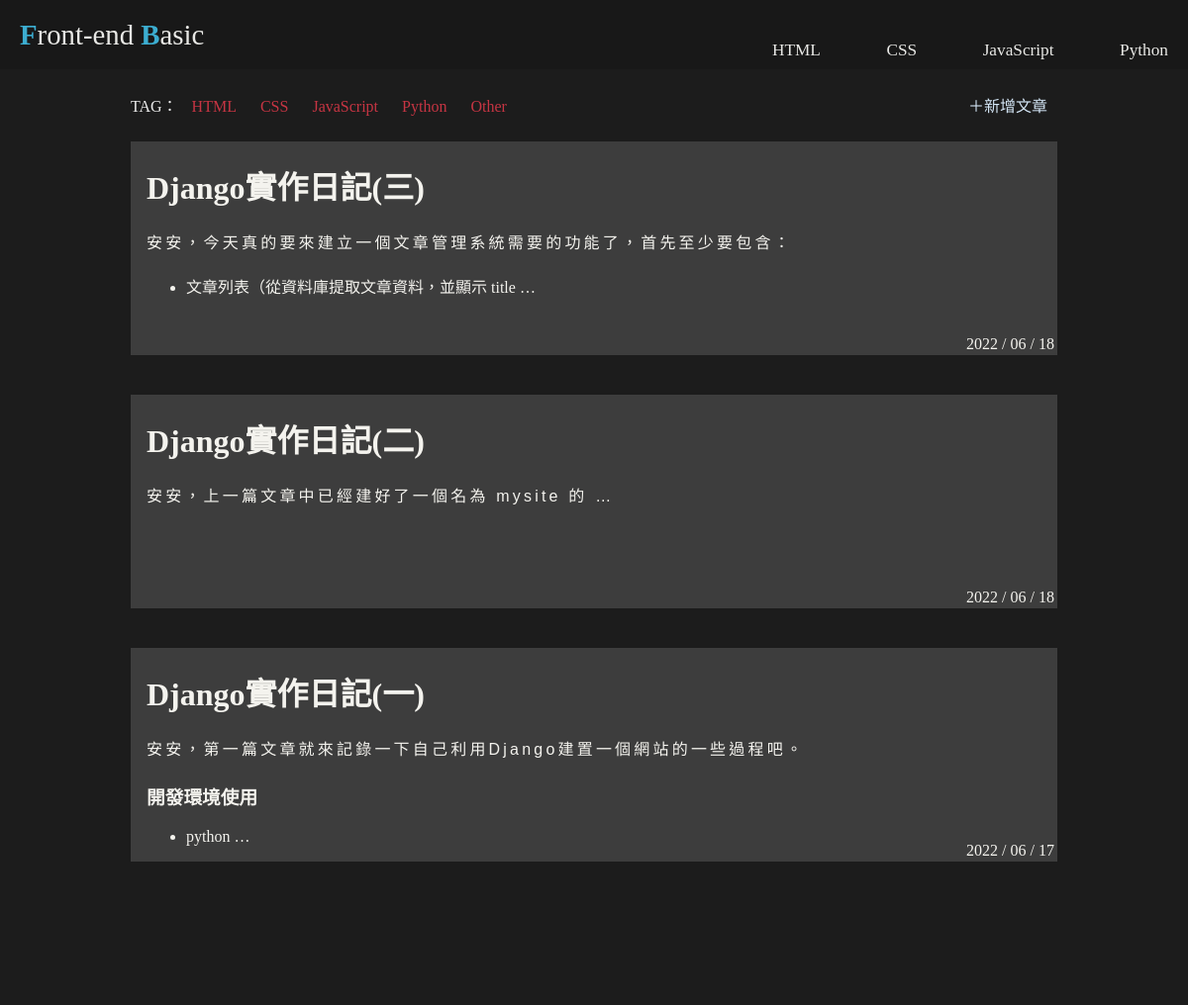
The app's page /blog/Forum/ with its own data.
### trips/models.py (models this page shows, shortened)
class Post(models.Model):
    title = models.CharField(max_length=100)
    content = RichTextField()
    created_at = models.DateTimeField(auto_now_add=True)

### trips/views.py (the view)
# urls.py: path('blog/Forum/', wyBlog_Forum),
def wyBlog_Forum(request):
    post_list = Post.objects.all().order_by('-created_at')[:10]
    vars = {
        'post_list': post_list,
    }
    return render(request, 'Forum.html', vars)

### templates/Forum.html (shortened to what this page needs)
<!DOCTYPE html>
{% load static %}
<html lang='zh_TW'>
<head>
    <link rel="stylesheet" href="{% static 'blog/Forum.css' %}">
</head>
<body>
    <div class="Header">
        <a href="http://127.0.0.1:8000/blog/"><b>F</b>ront-end <b>B</b>asic</a>
        <ul class="Header-sections">
            <li class="Header-section HTML"><a href="../HTML/">HTML</a></li>
            <li class="Header-section CSS"><a href="../CSS/">CSS</a></li>
            <li class="Header-section JavaScript"><a href="../JavaScript/">JavaScript</a></li>
            <li class="Header-section Python"><a href="#Python">Python</a></li>
        </ul>
    </div>
    <div class="Container">
        <div class="Content">
            <div class="ContentNav">TAG：
                <a href="" class="tag">HTML</a>
                <a href="" class="tag">CSS</a>
                <a href="" class="tag">JavaScript</a>
                <a href="" class="tag">Python</a>
                <a href="" class="tag">Other</a>
                <a href="newArticle/" id="newArticle" >＋新增文章</a>
            </div><br><br>
            {% for post in post_list %}
            <div class="Article">
                <h1>{{ post.title }}</h1>
                {{ post.content|safe|truncatewords_html:3 }}
                <span class="ReadMore">{{ post.created_at|date:"Y / m / d" }}</span>
                <a href="{{ post.id }}"><div class="post_linkbox"></div></a>
            </div>
            {% endfor %}
        </div>
    </div>
</body>
</html>

### templates/static/blog/Forum.css (style rules this page uses)
* { scrollbar-width: none; -ms-overflow-style: none; }
body { background-color: rgb(28, 28, 28); }
.Header { height: 70px; color:antiquewhite; background-color: rgb(24, 24, 24); padding-left: 20px; padding-right: 20px; position: fixed; top:0px; left:0px; right:0px; display: flex; flex-direction: row; justify-content: space-between; }
.Header a { line-height: 70px; font-size: 1.8em; color:rgb(232, 232, 229); text-decoration: none; }
.Header b { color:rgb(60, 173, 208); }
.Header-sections { width: 400px; height: 50px; display: flex; flex-direction: row; justify-content: space-between; }
.Header-sections li { display: inline; font-size: 0.6em; float: left; }
.Header-sections .HTML { background-image: linear-gradient(#3fb9e2, #3fb9e2); background-position: center bottom; background-size: 0 2.5px; background-repeat: no-repeat; transition: background-size 0.15s linear; }
.Header-sections .CSS { background-image: linear-gradient(#e17033, #e17033); background-position: center bottom; background-size: 0 2.5px; background-repeat: no-repeat; transition: background-size 0.15s linear; }
.Header-sections .JavaScript { background-image: linear-gradient(#bf3f9b, #bf3f9b); background-position: center bottom; background-size: 0 2.5px; background-repeat: no-repeat; transition: background-size 0.15s linear; }
.Header-sections .Python { background-image: linear-gradient(#debc3e, #debc3e); background-position: center bottom; background-size: 0 2.5px; background-repeat: no-repeat; transition: background-size 0.15s linear; }
.Container { width: 100%; height: 90%; min-width: 1200px; margin:0px; padding:0px; position:fixed; top:70px; left:0px; bottom: 0px; overflow: scroll; overflow-x: scroll; color:antiquewhite; }
.Content { width: 78%; min-width: 700px; height: 100%; margin:0px auto; padding:20px; color:rgb(236, 236, 236); background-color: rgb(28,28,28); overflow: scroll; }
.Content p { font-family: 'Noto Sans TC', sans-serif; line-height:1.8em; letter-spacing: 0.2em; }
.ContentNav { padding: 20px 0px; list-style-type: none; display: inline; }
.ContentNav a { margin: 0px 10px; line-height: 35px; color: white; text-decoration: none; }
#newArticle { float:right; }
.Article { height: 200px; max-height: 200px; color:rgb(244, 243, 238); background-color: rgba(90, 90, 90, 0.539); padding-left: 1em; padding-bottom: 1em; position: relative; margin-bottom: 40px; overflow: hidden; }
.ReadMore { position: absolute; right: 3px; bottom: 2px; }
.post_linkbox { width: 100%; height: 100%; padding:0%; position: absolute; top: 0; right: 0; bottom: 0; left: 0; z-index: 100; text-decoration: none; }
.Content a { color:rgb(213, 231, 247); }

### records on screen
Post: title "Django實作日記(三)", content "安安，今天真的要來建立一個文章管理系統需要的功能了，首先至少要包含： 文章列表（從資料庫提取文章資料，並顯示 title …", created_at "2022 / 06 / 18"
Post: title "Django實作日記(二)", content "安安，上一篇文章中已經建好了一個名為 mysite 的 …", created_at "2022 / 06 / 18"
Post: title "Django實作日記(一)", content "安安，第一篇文章就來記錄一下自己利用Django建置一個網站的一些過程吧。 開發環境使用 python …", created_at "2022 / 06 / 17"
